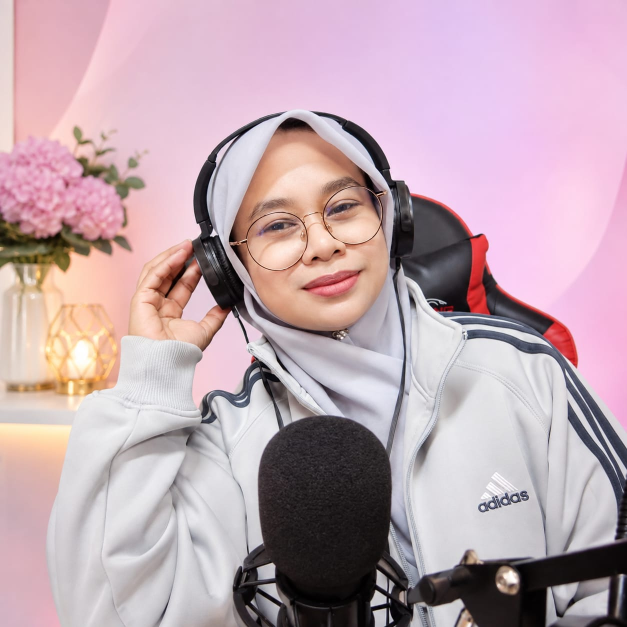
#> input picture outro/assets/sis_rose_portrait_original.jpg, 1254 x 1254 px (shown at 1/2 size)
$ python build_outro.py
#> lines starting #> are read from the running program, lines starting #| are printed output that depends on the picture; after the words box and inside, x2 and y2 are one past the last pixel; in counts of white or black regions, pixels touching at a corner belong together
#!/usr/bin/env python3
"""
SIS ROSE – PINK LUXURY SIGNATURE OUTRO (editable master template)

Renders outro/SIS_ROSE_PINK_LUXURY_OUTRO.mp4 (1080x1920, 30 fps, 4.0 s, AAC 48 kHz)
from the original photograph in outro/assets/. Output is deterministic: running it
again produces the same outro. Edit the constants below to tweak; do not change the
portrait source – the face is only cropped to a circle and uniformly scaled.

Usage:  python3 outro/build_outro.py
Needs:  Python 3, Pillow, NumPy, ffmpeg
"""
import math, os, subprocess, tempfile, wave
import numpy as np
from PIL import Image, ImageDraw, ImageFilter, ImageFont, ImageChops

HERE = os.path.dirname(os.path.abspath(__file__))
ASSETS = os.path.join(HERE, "assets")
OUT = os.path.join(HERE, "SIS_ROSE_PINK_LUXURY_OUTRO.mp4")

W, H, FPS, DUR = 1080, 1920, 30, 4.0
N = int(FPS * DUR)
SR = 48000

# ---- Official brand colours ----
LUX_PINK = (0xF4, 0x8F, 0xB1)
BLUSH = (0xFA, 0xDA, 0xDD)
PEARL = (0xFF, 0xF9, 0xFC)
PURPLE = (0xC8, 0xA2, 0xD8)
GOLD = (0xD8, 0xB5, 0x6A)
PLUM = (0x76, 0x2A, 0x63)
DEEP_PINK = (0xD9, 0x3A, 0x78)
LIGHT_PURPLE = (0xD8, 0xBF, 0xEA)
LAVENDER = (0xEE, 0xE3, 0xF6)
DARK_PURPLE = (0x4B, 0x1E, 0x6E)
BTN_PINK = (0xF0, 0x5A, 0x96)

# ---- Fonts (OFL, Google Fonts via Fontsource) ----
F_CINZEL = os.path.join(ASSETS, "fonts", "Cinzel-Bold.woff")
F_POPPINS = os.path.join(ASSETS, "fonts", "Poppins-SemiBold.woff")
F_MONT = os.path.join(ASSETS, "fonts", "Montserrat-ExtraBold.woff")

# ---- Layout (inside TikTok safe area) ----
PORTRAIT_C = (540, 610)
PORTRAIT_R = 265
NAME_Y = 1010
BTN_C = (540, 1240)
BTN_W, BTN_H = 640, 112
TAG_Y = 1395

# Portrait crop in the original 1254x1254 photo (centre, radius) – face, glasses,
# hijab and headphones kept intact.
CROP_C = (622, 545)
CROP_R = 430


# ------------------------------------------------------------------ helpers
def clamp(x, a=0.0, b=1.0):
    return max(a, min(b, x))

def prog(t, a, b):
    return clamp((t - a) / (b - a))

def ease_out_cubic(x):
    return 1 - (1 - x) ** 3

def ease_in_out(x):
    return 0.5 - 0.5 * math.cos(math.pi * x)

def ease_out_back(x, s=1.7):
    x -= 1
    return 1 + (s + 1) * x ** 3 + s * x ** 2

def with_alpha(img, a):
    if a >= 1:
        return img
    r, g, b, al = img.split()
    al = al.point(lambda v: int(v * a))
    return Image.merge("RGBA", (r, g, b, al))

def paste_center(base, img, cx, cy):
    base.alpha_composite(img, (int(round(cx - img.width / 2)), int(round(cy - img.height / 2))))

def scaled(img, s):
    if abs(s - 1) < 1e-3:
        return img
    w, h = max(1, int(img.width * s)), max(1, int(img.height * s))
    return img.resize((w, h), Image.LANCZOS)


# ------------------------------------------------------------------ static layers
def make_portrait():
    src = Image.open(os.path.join(ASSETS, "sis_rose_portrait_original.jpg")).convert("RGB")
#> src is the input picture: PIL image 1254x1254 RGB; mean R, G, B 191.4, 167, 175.9
    cx, cy = CROP_C
    box = (cx - CROP_R, cy - CROP_R, cx + CROP_R, cy + CROP_R)
    crop = src.crop(box).resize((PORTRAIT_R * 2, PORTRAIT_R * 2), Image.LANCZOS)
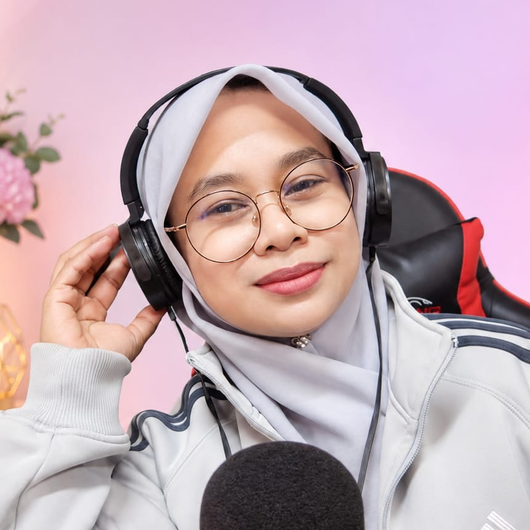
#> crop: PIL image 530x530 RGB; mean R, G, B 193.8, 170.1, 177.8
    ss = 4
    mask = Image.new("L", (PORTRAIT_R * 2 * ss,) * 2, 0)
#> mask: PIL image 2120x2120 L; every value is 0
    ImageDraw.Draw(mask).ellipse((0, 0, mask.width - 1, mask.height - 1), fill=255)
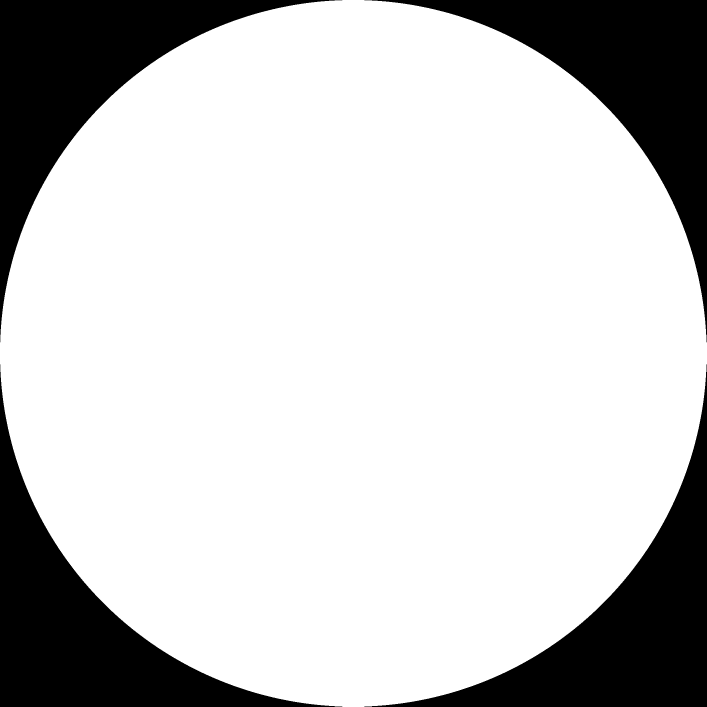
#> mask: PIL image 2120x2120 L (shown at 1/3 size); 78.5% white; 4 black regions, box (x1, y1, x2, y2) and area: (0, 0, 1027, 1027) 241217, (1093, 0, 2120, 1027) 241217, (0, 1093, 1027, 2120) 241217, (1093, 1093, 2120, 2120) 241217
    mask = mask.resize(crop.size, Image.LANCZOS)
#> mask: PIL image 530x530 L
    out = crop.convert("RGBA")
    out.putalpha(mask)
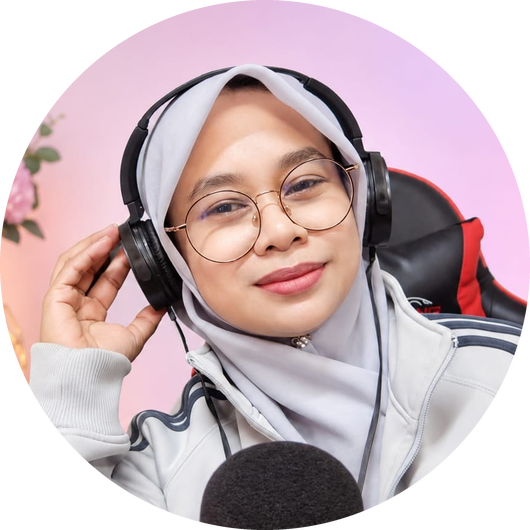
#> out: PIL image 530x530 RGBA; mean R, G, B, A 193.8, 170.1, 177.8, 200.3; transparent parts drawn white
    return out

def make_ring():
    """Plain shining champagne-gold ring with angular sheen (rotated per frame). No ornaments."""
    ss = 2
    R_out, R_in = PORTRAIT_R + 34, PORTRAIT_R + 6
    size = (R_out + 30) * 2 * ss
    c = size / 2
    yy, xx = np.mgrid[0:size, 0:size].astype(np.float32)
    dx, dy = xx - c, yy - c
    r = np.sqrt(dx * dx + dy * dy) / ss
    ang = np.arctan2(dy, dx)
    sheen = 0.90 + 0.22 * np.cos(2 * ang) + 0.10 * np.cos(5 * ang + 1)
    # bevel: brighter at centre line of band
    mid = (R_out + R_in) / 2
    bevel = 1 - 0.35 * ((r - mid) / ((R_out - R_in) / 2)) ** 2
    lum = np.clip(sheen * bevel, 0.35, 1.25)
    gold = np.array(GOLD, np.float32)
    hi = np.array((255, 244, 214), np.float32)
    t = np.clip(lum - 0.75, 0, 0.5)[..., None] * 2
    rgb = gold * np.clip(lum, 0, 1)[..., None] * (1 - t) + hi * t
    band = ((r >= R_in) & (r <= R_out)).astype(np.float32)
    # fine inner/outer pinstripes
    stripe = (((r >= R_in + 4) & (r <= R_in + 6)) | ((r >= R_out - 6) & (r <= R_out - 4))).astype(np.float32)
    rgb = rgb * (1 - 0.25 * stripe[..., None])
    a = band * 255
    img = Image.fromarray(np.dstack([np.clip(rgb, 0, 255), a]).astype(np.uint8), "RGBA")
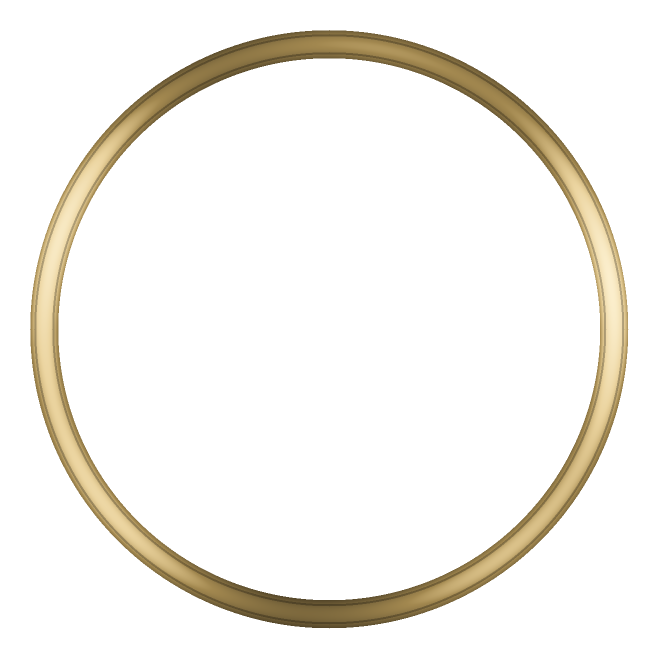
#> img: PIL image 1316x1316 RGBA (shown at 1/2 size); mean R, G, B, A 87.3, 73.9, 44.9, 29.5; transparent parts drawn white
    return img.resize((img.width // ss, img.height // ss), Image.LANCZOS)

def make_glint():
    """Soft white-gold highlight arc that sweeps around the ring to make it shine."""
    R_out, R_in = PORTRAIT_R + 34, PORTRAIT_R + 6
    size = (R_out + 30) * 2
    c = size / 2
    yy, xx = np.mgrid[0:size, 0:size].astype(np.float32)
    dx, dy = xx - c, yy - c
    r = np.sqrt(dx * dx + dy * dy)
    ang = np.arctan2(dy, dx)
    mid, half = (R_out + R_in) / 2, (R_out - R_in) / 2
    radial = np.clip(1 - ((r - mid) / half) ** 2, 0, 1)
    arc = np.exp(-(ang / 0.35) ** 2) + 0.7 * np.exp(-((np.abs(ang) - math.pi) / 0.25) ** 2)
    a = np.clip(radial ** 0.6 * arc * 1.2, 0, 1) * 255
    rgb = np.empty((size, size, 3), np.float32); rgb[:] = (255, 247, 222)
    img = Image.fromarray(np.dstack([rgb, a]).astype(np.uint8), "RGBA")
    return img.filter(ImageFilter.GaussianBlur(1.5))


def make_glow(radius, color, blur):
#> called with radius = 305, color = (216, 191, 234), blur = 40
    size = int((radius + blur * 3) * 2)
    g = Image.new("RGBA", (size, size), color + (0,))
    ImageDraw.Draw(g).ellipse((size / 2 - radius, size / 2 - radius, size / 2 + radius, size / 2 + radius), fill=color + (200,))
    return g.filter(ImageFilter.GaussianBlur(blur))
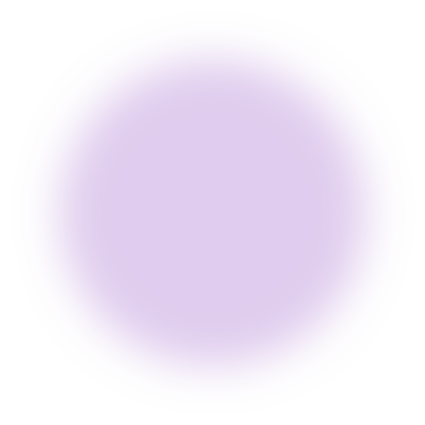
#> returned value: PIL image 850x850 RGBA (shown at 1/2 size); mean R, G, B, A 216, 191, 234, 81.1; transparent parts drawn white

def make_star(size, color=(255, 236, 190)):
    """4-point sparkle."""
    ss = 4
    s = size * ss
    img = Image.new("RGBA", (s, s), color + (0,))
    d = ImageDraw.Draw(img)
    c = s / 2
    w = s * 0.11
    d.polygon([(c, 0), (c + w, c - w), (s, c), (c + w, c + w), (c, s), (c - w, c + w), (0, c), (c - w, c - w)], fill=color + (255,))
    img = img.resize((size, size), Image.LANCZOS)
    glow = img.filter(ImageFilter.GaussianBlur(size / 6))
    return Image.alpha_composite(glow, img)

STAR_CACHE = {}
def star(size, color=(255, 236, 190)):
    key = (size, color)
    if key not in STAR_CACHE:
        STAR_CACHE[key] = make_star(size, color)
    return STAR_CACHE[key]


def background(t):
    """Light-purple-to-pearl gradient with soft purple silk ribbons (computed at 1/4 res)."""
    w, h = W // 4, H // 4
    y = np.linspace(0, 1, h, dtype=np.float32)[:, None]
    x = np.linspace(0, 1, w, dtype=np.float32)[None, :]
    top, mid, bot = np.array(LIGHT_PURPLE, np.float32), np.array(LAVENDER, np.float32), np.array(PEARL, np.float32)
    k = np.clip(y * 1.6, 0, 1)
    k2 = np.clip((y - 0.45) * 2.2, 0, 1)
    base = top * (1 - k)[..., None] + mid * k[..., None]
    base = base * (1 - k2)[..., None] + bot * k2[..., None]
    base = np.broadcast_to(base, (h, w, 3)).copy()
    # soft diagonal light
    light = np.exp(-((x - 0.25) ** 2 + (y - 0.15) ** 2) / 0.08)
    base += (np.array(PEARL, np.float32) - base) * (0.35 * light)[..., None]
    # purple silk ribbons
    ph = t * 0.9
    ribbons = [
        (0.30, 0.060, 0.050, 2.2, 0.0, 0.40),
        (0.78, 0.075, 0.055, 1.8, 1.7, 0.35),
        (0.90, 0.050, 0.040, 2.6, 3.1, 0.30),
    ]
    purple = np.array(PURPLE, np.float32)
    for cy, amp, thick, freq, off, strength in ribbons:
        centre = cy + amp * np.sin(2 * math.pi * freq * x * 0.5 + off + ph) + 0.06 * (x - 0.5)
        dist = (y - centre) / thick
        a = np.exp(-dist ** 2) * strength
        sheen = 0.5 + 0.5 * np.sin(2 * math.pi * (x * 1.3 + 0.2 * np.sin(ph + off)) + dist * 1.5)
        pearl = np.array(PEARL, np.float32)
        mixk = (0.15 + 0.45 * sheen)[..., None]
        col = purple * (1 - mixk) + pearl * mixk
        base = base * (1 - a)[..., None] + col * a[..., None]
    img = Image.fromarray(np.clip(base, 0, 255).astype(np.uint8), "RGB").resize((W, H), Image.BICUBIC)
    return img.convert("RGBA")


# ------------------------------------------------------------------ text layers
def letter_sprites():
    font = ImageFont.truetype(F_CINZEL, 132)
    text = "SIS ROSE"
    full_w = font.getlength(text)
    x0 = W / 2 - full_w / 2
    sprites = []
    for i, ch in enumerate(text):
        if ch == " ":
            continue
        cx = x0 + font.getlength(text[:i]) + font.getlength(ch) / 2
        pad = 30
        bb = font.getbbox(ch, stroke_width=4)
        cw, chh = bb[2] - bb[0] + pad * 2, bb[3] - bb[1] + pad * 2
        img = Image.new("RGBA", (int(cw), int(chh)), (0, 0, 0, 0))
        d = ImageDraw.Draw(img)
        ox, oy = pad - bb[0], pad - bb[1]
        # 3D depth: stacked plum shadow
        for k in range(6, 0, -1):
            d.text((ox + k * 0.6, oy + k), ch, font=font, fill=(0x2E, 0x10, 0x45, 90))
        d.text((ox, oy), ch, font=font, fill=DARK_PURPLE + (255,), stroke_width=4, stroke_fill=GOLD + (255,))
        # top highlight on the face of the letter
        hl = Image.new("L", img.size, 0)
        ImageDraw.Draw(hl).text((ox, oy), ch, font=font, fill=255)
        grad = Image.linear_gradient("L").resize(img.size).point(lambda v: int(max(0, 110 - v * 1.2)))
        hl = ImageChops.multiply(hl, grad)
        img.alpha_composite(Image.merge("RGBA", (Image.new("L", img.size, 255),) * 3 + (hl,)))
        # centre of this sprite in the frame when its text origin sits at (x0+advance, NAME_Y)
        ccx = x0 + font.getlength(text[:i]) - ox + img.width / 2
        ccy = NAME_Y - oy + img.height / 2
        sprites.append((img, ccx, ccy))
    return sprites

def shimmer(img, pos):
    """Gold shimmer band sweeping across a sprite; pos in [0,1] relative to name width."""
    w, h = img.size
    band = Image.new("L", (w, h), 0)
    d = ImageDraw.Draw(band)
    bx = pos
    d.polygon([(bx - 30, h), (bx + 10, h), (bx + 70, 0), (bx + 30, 0)], fill=200)
    band = band.filter(ImageFilter.GaussianBlur(10))
    band = ImageChops.multiply(band, img.split()[3])
    layer = Image.new("RGBA", (w, h), (255, 240, 200, 0))
    layer.putalpha(band)
    out = img.copy()
    out.alpha_composite(layer)
    return out

def make_button(pressed=0.0):
    ss = 2
    w, h = BTN_W * ss, BTN_H * ss
    pad = 40 * ss
    img = Image.new("RGBA", (w + pad * 2, h + pad * 2), (0, 0, 0, 0))
    # shadow
    sh = Image.new("RGBA", img.size, (0, 0, 0, 0))
    ImageDraw.Draw(sh).rounded_rectangle((pad, pad + 14 * ss, pad + w, pad + h + 14 * ss), radius=h // 2, fill=PLUM + (110,))
    img.alpha_composite(sh.filter(ImageFilter.GaussianBlur(12 * ss)))
    d = ImageDraw.Draw(img)
    d.rounded_rectangle((pad, pad, pad + w, pad + h), radius=h // 2, fill=GOLD + (255,))
    b = 6 * ss
    col = tuple(int(c * (1 - 0.12 * pressed)) for c in BTN_PINK)
    d.rounded_rectangle((pad + b, pad + b, pad + w - b, pad + h - b), radius=h // 2 - b, fill=col + (255,))
    # glossy top
    gloss = Image.new("RGBA", img.size, (0, 0, 0, 0))
    ImageDraw.Draw(gloss).rounded_rectangle((pad + b * 3, pad + b * 2, pad + w - b * 3, pad + h // 2), radius=h // 4, fill=(255, 255, 255, 55))
    img.alpha_composite(gloss)
    # follow icon (person +) in a white circle
    icx, icy, ir = pad + 70 * ss, pad + h // 2, 34 * ss
    d.ellipse((icx - ir, icy - ir, icx + ir, icy + ir), fill=(255, 255, 255, 255))
    d.ellipse((icx - 13 * ss, icy - 20 * ss, icx + 5 * ss, icy - 2 * ss), fill=BTN_PINK + (255,))
    d.pieslice((icx - 22 * ss, icy + 0 * ss, icx + 14 * ss, icy + 34 * ss), 180, 360, fill=BTN_PINK + (255,))
    d.rectangle((icx + 12 * ss, icy - 4 * ss, icx + 26 * ss, icy), fill=BTN_PINK + (255,))
    d.rectangle((icx + 17 * ss, icy - 9 * ss, icx + 21 * ss, icy + 5 * ss), fill=BTN_PINK + (255,))
    font = ImageFont.truetype(F_MONT, 46 * ss)
    txt = "FOLLOW SIS ROSE"
    tw = font.getlength(txt)
    tb = font.getbbox(txt)
    tx = pad + 120 * ss + (w - 140 * ss - tw) / 2
    ty = pad + h / 2 - (tb[1] + tb[3]) / 2
    d.text((tx, ty + 2 * ss), txt, font=font, fill=PLUM + (90,))
    d.text((tx, ty), txt, font=font, fill=(255, 255, 255, 255))
    return img.resize((img.width // ss, img.height // ss), Image.LANCZOS)

def make_hand():
    """Simple white pointing-hand cursor with plum outline."""
    ss = 4
    s = 120 * ss
    img = Image.new("RGBA", (s, s), (0, 0, 0, 0))
    d = ImageDraw.Draw(img)
    u = ss
    def shape(dd, fill, grow):
        g = grow
        dd.rounded_rectangle((40 * u - g, 6 * u - g, 58 * u + g, 70 * u + g), radius=9 * u + g, fill=fill)      # index finger
        dd.rounded_rectangle((56 * u - g, 44 * u - g, 72 * u + g, 76 * u + g), radius=8 * u + g, fill=fill)     # middle
        dd.rounded_rectangle((70 * u - g, 50 * u - g, 85 * u + g, 80 * u + g), radius=7 * u + g, fill=fill)     # ring
        dd.rounded_rectangle((83 * u - g, 56 * u - g, 97 * u + g, 84 * u + g), radius=7 * u + g, fill=fill)     # pinky
        dd.rounded_rectangle((22 * u - g, 58 * u - g, 46 * u + g, 74 * u + g), radius=8 * u + g, fill=fill)     # thumb
        dd.rounded_rectangle((36 * u - g, 62 * u - g, 96 * u + g, 112 * u + g), radius=18 * u + g, fill=fill)   # palm
    shadow = Image.new("RGBA", (s, s), (0, 0, 0, 0))
    shape(ImageDraw.Draw(shadow), PLUM + (90,), 0)
    shadow = shadow.transform(shadow.size, Image.AFFINE, (1, 0, -4 * u, 0, 1, -6 * u)).filter(ImageFilter.GaussianBlur(5 * u))
    img.alpha_composite(shadow)
    shape(d, PLUM + (255,), 3 * u)
    shape(d, (255, 255, 255, 255), 0)
    return img.resize((s // ss, s // ss), Image.LANCZOS)

def make_tagline():
    font = ImageFont.truetype(F_POPPINS, 54)
    lines = ["BERKONGSI ILMU,", "MENYEBAR INSPIRASI"]
    lh = 74
    img = Image.new("RGBA", (W, lh * 2 + 40), (0, 0, 0, 0))
    d = ImageDraw.Draw(img)
    for i, ln in enumerate(lines):
        tw = font.getlength(ln)
        d.text(((W - tw) / 2, 10 + i * lh), ln, font=font, fill=PLUM + (255,))
    # thin gold flourish lines
    y = 10 + lh * 2 + 12
    d.line((W / 2 - 210, y, W / 2 - 30, y), fill=GOLD + (255,), width=3)
    d.line((W / 2 + 30, y, W / 2 + 210, y), fill=GOLD + (255,), width=3)
    d.polygon([(W / 2, y - 9), (W / 2 + 9, y), (W / 2, y + 9), (W / 2 - 9, y)], fill=GOLD + (255,))
    return img


# ------------------------------------------------------------------ frame render
def build_frames(tmpdir):
    portrait = make_portrait()
    ring = make_ring()
    glow = make_glow(PORTRAIT_R + 40, LIGHT_PURPLE, 40)
    gold_glow = make_glow(PORTRAIT_R + 26, GOLD, 22)
#> call 2 of make_glow, with radius = 291, color = (216, 181, 106), blur = 22
#> in make_glow (call 2), `ImageDraw.Draw(g).ellipse((size / 2 - radius, size / 2 - radius, size ..`:
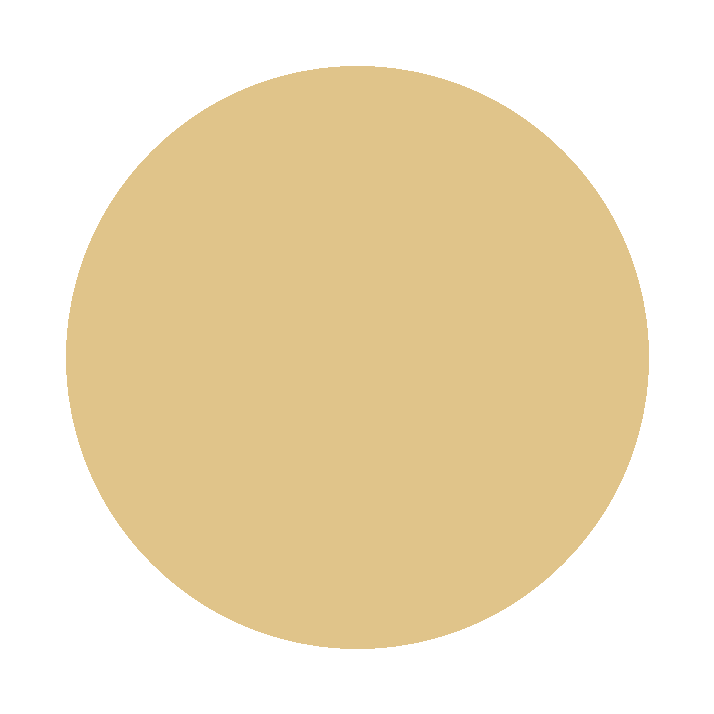
#> g: PIL image 714x714 RGBA; mean R, G, B, A 216, 181, 106, 104.7; transparent parts drawn white
#> in make_glow (call 2), `return g.filter(ImageFilter.GaussianBlur(blur))`:
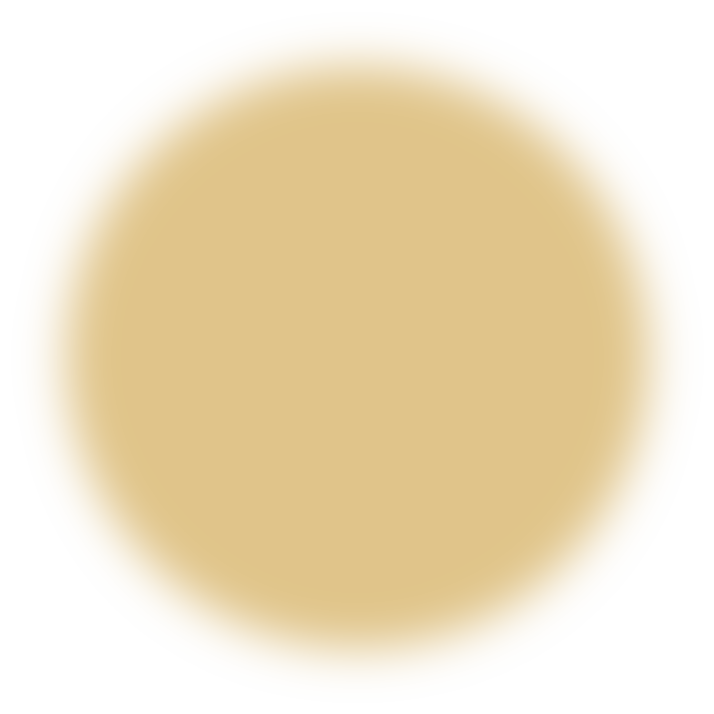
#> returned value: PIL image 714x714 RGBA; mean R, G, B, A 216, 181, 106, 104.7; transparent parts drawn white
    glint = make_glint()
#> (the rest of the program and of its run is left out)
